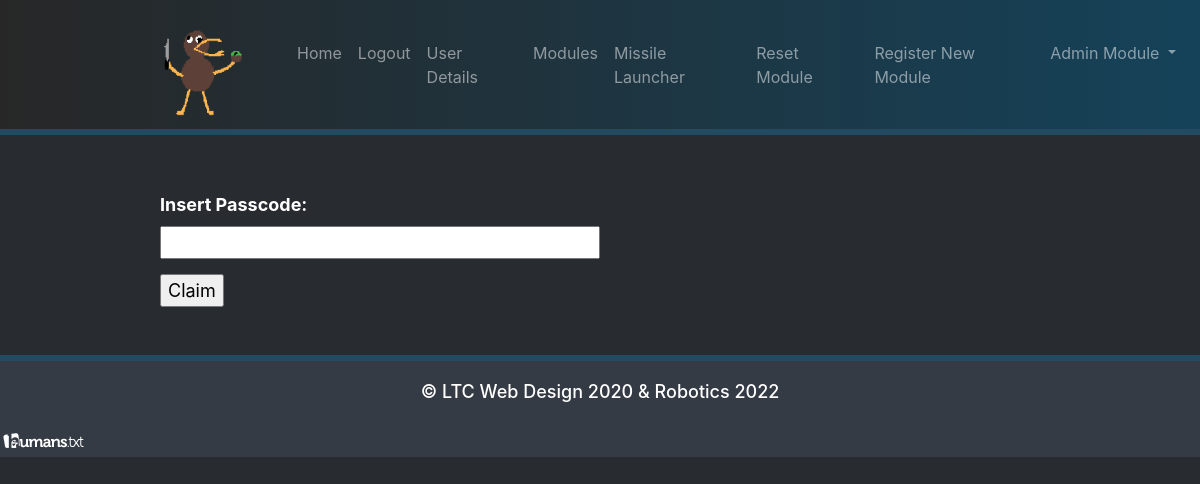
/module/39 (signed in), run on an earlier commit of the app's database.
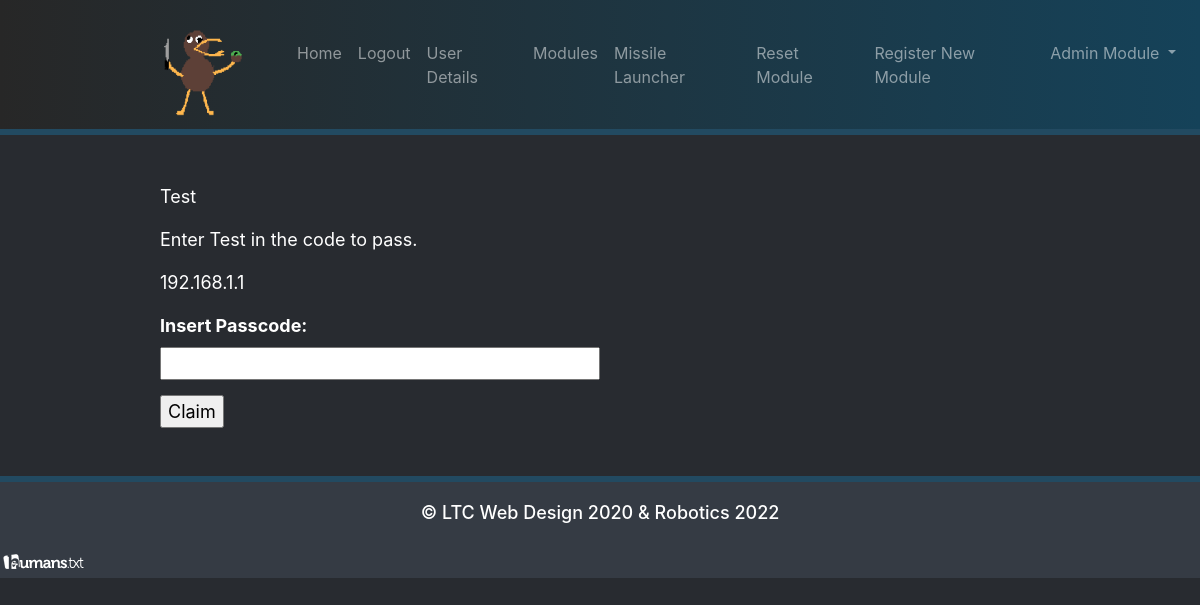
And on a later commit of the database.
### models.py (models this page shows, shortened)
class CTFSubSystems(db.Model):
    subsystemid = db.Column(db.Integer, primary_key=True)
    title = db.Column(db.String(64), index=True, unique=True)
    description = db.Column(db.String(256), index=True, unique=True)
    Owner = db.Column(db.String(64), index=True, unique=False)
    score = db.Column(db.Integer, index=True, unique=False)
    status = db.Column(db.Boolean, index=True, unique=False)
    Code = db.Column(db.String(11), index=True, unique=True)
    ip_address = db.Column(db.String())
    challenge_text = db.Column(db.String())
    active=db.Column(db.Boolean)

### bp_game_management.py (the view, shortened to what this page needs)
@game_management_blueprint.route('/module/<moduleid>',methods=["GET","POST"])
@login_required
def module_information (moduleid):
    module_info = CTFSubSystems.query.filter_by(subsystemid=moduleid).first()
    form = ClaimForm()
    return render_template('moduleInformation.html', Title='moduleInformation', user=current_user,module=module_info, form=form)

### forms.py
class ClaimForm(FlaskForm):
    passcode = StringField('Passcode', validators=[DataRequired()])
    submit = SubmitField('Claim')

### models.py (called while the page is built)
@login.user_loader
def load_user(id):
    return User.query.get(int(id))

    def is_admin(self):
        if self.is_administrator == bool('true'):
            print("{} is an Administrator".format(self.username))
            return True
        else:
            print("{} is a Regular User".format(self.username))
            return False

### templates/moduleInformation.html (shortened to what this page needs)
{% extends 'base.html' %}
{% block header %}
    <p>{{ module.title }}</p>
    <p>{{ module.challenge_text }}</p>
    <p> {{ module.ip_address }}</p>
    <form action="" method="post" novalidate>
        <b>Insert {{ form.passcode.label }}:</b><br>
        {{ form.passcode(size=32) }}<br>
        <p style="padding-top: 15px">{{ form.submit() }}</p>
    </form>
{% endblock %}

What changed in the data, as far as the page shows it:
added CTFSubSystems: title "Test", challenge_text "Enter Test in the code to pass.", ip_address "192.168.1.1"
